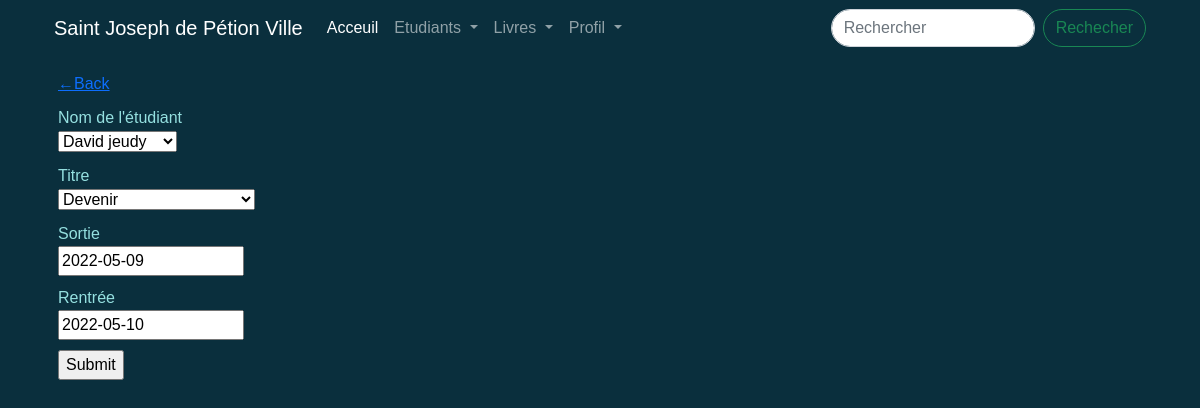
/borrower/26fc18df61a94898a5c93ef232087772/update/ (signed in), run on the app's committed database.
### library/models.py (models this page shows, shortened)
class Borrower(models.Model):
    id = models.UUIDField(primary_key=True, unique=True,
                          default=uuid.uuid4, editable=False)
    student = models.ForeignKey('Account', on_delete=models.CASCADE)
    book = models.ForeignKey('Book', on_delete=models.CASCADE)
    issue_date = models.DateField(
        null=True, blank=True, help_text='YYYY-MM-DD', default=date.today)
    return_date = models.DateField(
        null=True, blank=True, help_text='YYYY-MM-DD')

### library/views.py (the view)
# urls.py: path('borrower/<slug:pk>/update/', BorrowerUpdate.as_view(), name='borrower-update'),
class BorrowerUpdate(LoginRequiredMixin,UserAccessMixin,  UpdateView):
    model=Borrower
    permission_required = 'borrowers.change_borrowers'
    fields='__all__'
    success_url=reverse_lazy('library:borrower-list')

### library/models.py (called while the page is built)
    def __str__(self):
        return f'{self.name}'

    def has_perm(self, perm, obj=None):
        return self.is_admin

    def __str__(self):
        return self.title

### library/views.py (called while the page is built)
    def dispatch(self, request, *args, **kwargs):
        if not self.has_permission():
            return redirect('library:home')
        return super(UserAccessMixin, self).dispatch(request, *args, **kwargs)

### library/templates/library/borrower_form.html (shortened to what this page needs)
{% extends 'library/base.html' %}
{% block content %}
<div  class="card-body">
    <a href="{% url 'library:borrower-list' %}">&#8592;Back</a>
    <form method="POST" action="">
    <label >Nom de l'étudiant </label>
    {{form.student}}
    <label >Titre </label>
    {{form.book}}
    <label >Sortie </label>
    {{form.issue_date}}
    <label >Rentrée </label>
    {{form.return_date}}
    <label> <input class="button"  type="submit" value="Submit"></label>
    </form>
</div>
{% endblock content %}

### library/templates/library/base.html (style rules this page uses)
body, html { margin: 0; padding: 0; height: 100%; background: #0a2f3d !important; color: rgb(149, 224, 224); font-family: Helvetica, Arial, sans-serif; }
label { padding-top: 10px !important; display: block; }

### data on the page
Borrower: student "David jeudy", book "Devenir", issue_date "2022-05-09", return_date "2022-05-10"
